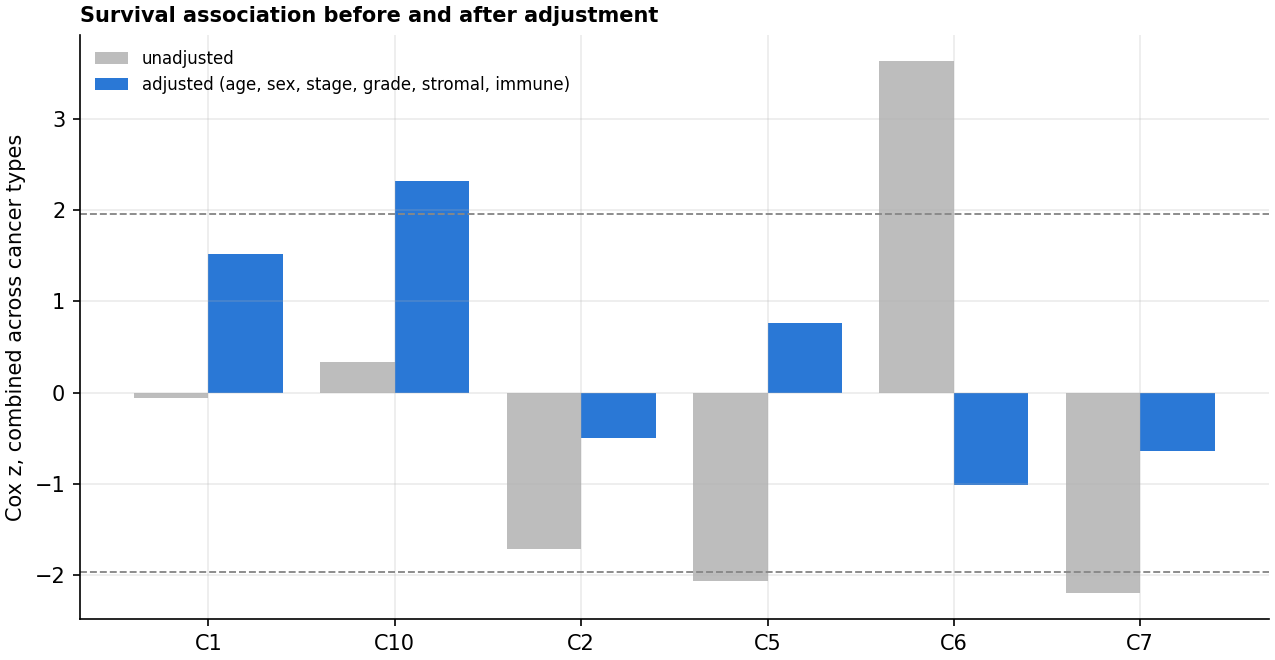

Write the Python code that produced this figure.
#!/usr/bin/env python3
"""Does the survival association of the response programs survive adjustment?

The unadjusted analysis found C1 predicts worse and C7 better overall survival
across cancer types. The first objection is confounding by disease burden and
sample composition, so this refits with covariates:

  age, sex, tumour stage (ordinal I-IV), histological grade (ordinal G1-G4),
  and tumour-purity proxies.

Purity note: the TCGA ABSOLUTE purity table is not publicly downloadable from
the Xena/GDC endpoints available here, so purity is proxied by transcriptome
based stromal and immune infiltration scores (ESTIMATE-style: mean z of
hallmark EMT genes and of hallmark immune genes). This adjusts for the dominant
axis of non-tumour content but is weaker than ABSOLUTE and is reported as such.

Model: Cox proportional hazards fitted separately WITHIN each cancer type
(so lineage is fully stratified), then the component's coefficient is combined
across cancer types by Stouffer, weighting by sqrt(events).

Outputs: results/tables/tcga_survival_adjusted.csv
         figure bundle results/figures/09_patients/tcga_survival_adjusted/
"""
import argparse
from pathlib import Path

import matplotlib
matplotlib.use("Agg")
import matplotlib.pyplot as plt
import numpy as np
import pandas as pd
from scipy import stats

from perturbmodel.utils import save_figure

ROOT = Path(__file__).resolve().parent.parent
TCGA = ROOT / "data" / "external" / "tcga"
GS = ROOT / "data" / "external" / "genesets"
FIG = ROOT / "results" / "figures" / "09_patients"
TAB = ROOT / "results" / "tables"
MIN_EVENTS = 20
MIN_N = 60
BLUE, ORANGE = "#2a78d6", "#eb6834"

STAGE_MAP = {"I": 1, "II": 2, "III": 3, "IV": 4}
GRADE_MAP = {"G1": 1, "G2": 2, "G3": 3, "G4": 4}


def parse_stage(s):
    if not isinstance(s, str):
        return np.nan
    s = s.upper().replace("STAGE", "").strip()
    for k in ("IV", "III", "II", "I"):
        if s.startswith(k):
            return STAGE_MAP[k]
    return np.nan


def parse_grade(s):
    if not isinstance(s, str):
        return np.nan
    return GRADE_MAP.get(s.strip().upper()[:2], np.nan)


def hallmark_genes(name_contains, universe):
    out = set()
    for line in (GS / "MSigDB_Hallmark_2020.gmt").read_text().splitlines():
        p = line.rstrip().split("\t")
        if p and name_contains.lower() in p[0].lower():
            out |= {g.split(",")[0].strip().upper() for g in p[2:] if g.strip()}
    return sorted(out & universe)


def main():
    ap = argparse.ArgumentParser()
    ap.add_argument("--tag", default="dev47")
    args = ap.parse_args()
    from lifelines import CoxPHFitter

    S = pd.read_csv(TAB / "tcga_component_scores.csv", index_col=0)
    comps = [c for c in S.columns if c.startswith("C") and c != "cancer_type"]
    surv = pd.read_csv(TCGA / "survival.tsv", sep="\t", index_col=0)
    surv = surv.loc[[i for i in S.index if i in surv.index]]
    S = S.loc[surv.index]

    print("loading expression for purity proxies ...", flush=True)
    expr = pd.read_csv(TCGA / "pancan_expr.tsv.gz", sep="\t", index_col=0)
    expr.index = expr.index.str.upper()
    expr = expr[~expr.index.duplicated()]
    expr = expr[[c for c in S.index if c in expr.columns]]
    uni = set(expr.index)
    strom = hallmark_genes("Epithelial Mesenchymal Transition", uni)
    imm = hallmark_genes("Inflammatory Response", uni)
    zz = expr.sub(expr.mean(axis=1), axis=0).div(
        expr.std(axis=1).replace(0, np.nan), axis=0)
    purity = pd.DataFrame({"stromal": zz.loc[strom].mean(),
                           "immune": zz.loc[imm].mean()})
    print(f"purity proxies from {len(strom)} stromal and {len(imm)} immune genes")
    del expr, zz

    df = S.join(purity)
    df["age"] = pd.to_numeric(surv["age_at_initial_pathologic_diagnosis"],
                              errors="coerce")
    df["male"] = (surv["gender"].astype(str).str.upper() == "MALE").astype(float)
    df["stage"] = surv["ajcc_pathologic_tumor_stage"].map(parse_stage)
    df["grade"] = surv["histological_grade"].map(parse_grade)
    df["time"] = pd.to_numeric(surv["OS.time"], errors="coerce")
    df["event"] = pd.to_numeric(surv["OS"], errors="coerce")
    df["ctype"] = S["cancer_type"]

    recs = []
    for comp in comps:
        for model, covs in (("unadjusted", []),
                            ("adjusted", ["age", "male", "stage", "grade",
                                          "stromal", "immune"])):
            zs, ws, used = [], [], 0
            for ct, sub in df.groupby("ctype"):
                cols = [comp, "time", "event"] + covs
                d = sub[cols].replace([np.inf, -np.inf], np.nan).dropna()
                d = d[d.time > 0]
                # drop covariates that are constant within this cancer type
                keep = [c for c in cols
                        if c in ("time", "event") or d[c].nunique() > 1]
                d = d[keep]
                ev = int(d.event.sum())
                if len(d) < MIN_N or ev < MIN_EVENTS or comp not in d.columns:
                    continue
                try:
                    cph = CoxPHFitter(penalizer=0.1)
                    cph.fit(d, duration_col="time", event_col="event")
                    z = float(cph.summary.loc[comp, "z"])
                except Exception:
                    continue
                zs.append(z); ws.append(np.sqrt(ev)); used += 1
            if used >= 5:
                w = np.array(ws)
                z = float(np.sum(w * np.array(zs)) / np.sqrt(np.sum(w ** 2)))
                recs.append({"component": comp, "model": model,
                             "n_cancer_types": used, "z": z,
                             "p": float(2 * stats.norm.sf(abs(z)))})
    res = pd.DataFrame(recs)
    if not len(res):
        print("no models fitted")
        return
    piv = res.pivot(index="component", columns="model", values="z")
    pp = res.pivot(index="component", columns="model", values="p")
    out = piv.join(pp, lsuffix="_z", rsuffix="_p")
    out.to_csv(TAB / "tcga_survival_adjusted.csv")
    print("\nCox z per component (positive = high score, worse survival):")
    print(out.round(4).to_string())

    plt.rcParams.update({"font.size": 10, "axes.spines.top": False,
                         "axes.spines.right": False, "axes.grid": True,
                         "grid.alpha": 0.25, "figure.facecolor": "white"})
    fig, ax = plt.subplots(figsize=(8.5, 4.4), constrained_layout=True)
    x = np.arange(len(piv))
    ax.bar(x - 0.2, piv["unadjusted"], width=0.4, color="#bdbdbd",
           label="unadjusted")
    ax.bar(x + 0.2, piv["adjusted"], width=0.4, color=BLUE,
           label="adjusted (age, sex, stage, grade, stromal, immune)")
    for v in (-1.96, 1.96):
        ax.axhline(v, color="#888888", ls="--", lw=0.9)
    ax.set_xticks(x, piv.index)
    ax.set_ylabel("Cox z, combined across cancer types")
    ax.set_title("Survival association before and after adjustment",
                 loc="left", fontweight="bold", fontsize=10)
    ax.legend(frameon=False, fontsize=8)
    d = save_figure(fig, "tcga_survival_adjusted", FIG, source_data=res,
                    script=__file__)
    print(f"figure bundle -> {d}")


if __name__ == "__main__":
    main()
